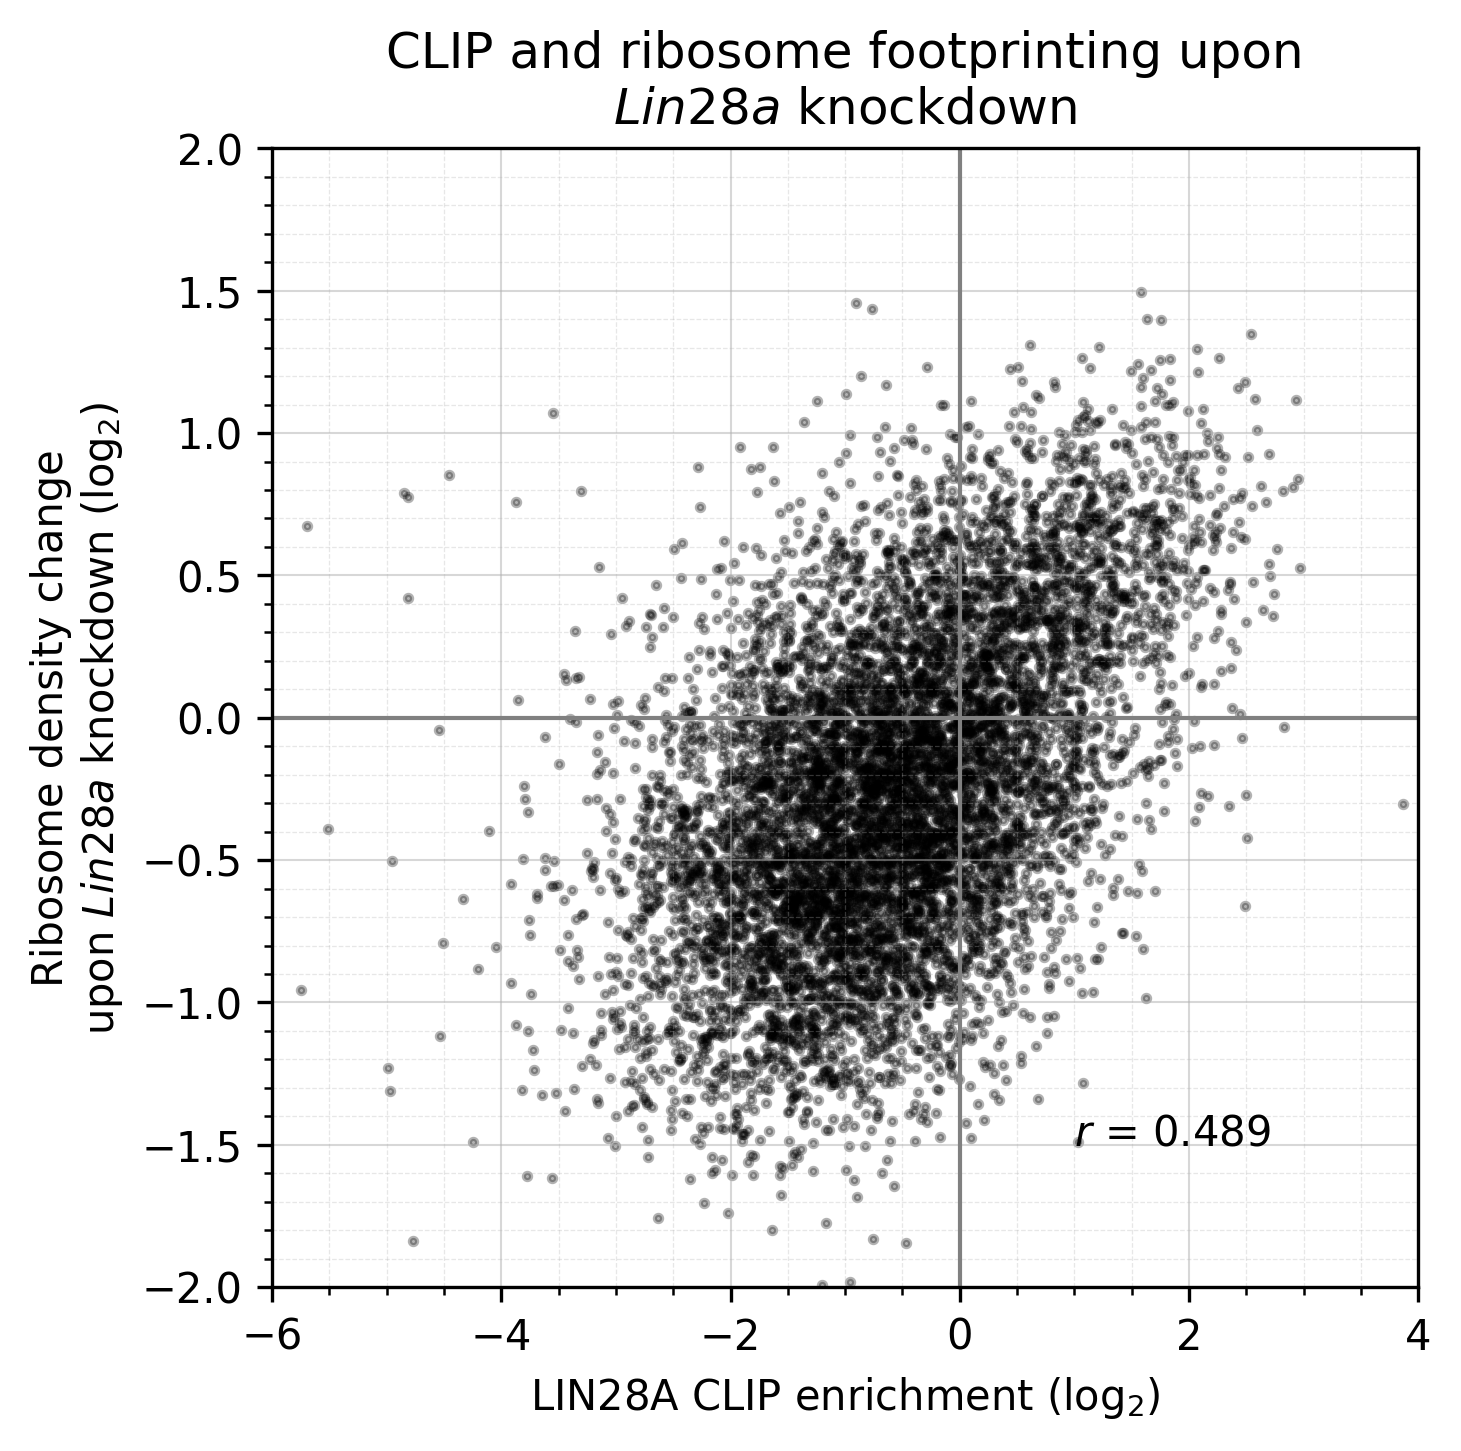

Write the Python code that produced this figure.
# cd /home/sehwahong/GuidedMission/01.result
# conda activate lab
# python scatter_plot_revised.py

#pip install scipy
import pandas as pd
import numpy as np
from matplotlib import pyplot as plt
from scipy.stats import pearsonr

# read read-counts.txt
cnts = pd.read_csv('read-counts.txt', sep='\t', comment='#', index_col=0)
print(cnts.columns)

# column 이름 정리: featureCounts가 경로를 붙였을 가능성 대비
cnts.columns = [col.split('/')[-1] for col in cnts.columns]
cnts.head()

# count column만 선택
count_cols = [
    'CLIP-35L33G.bam',
    'RNA-control.bam',
    'RNA-siLin28a.bam',
    'RNA-siLuc.bam',
    'RPF-siLin28a.bam',
    'RPF-siLuc.bam'
]

cnts[count_cols].dtypes

# 숫자형으로 변환
for c in count_cols:
    cnts[c] = pd.to_numeric(cnts[c], errors='coerce')

# library size normalization: CPM
cpm = cnts[count_cols].div(cnts[count_cols].sum(axis=0), axis=1) * 1_000_000
print(cpm.head())




# pseudocount로 0 division 방지
pc = 1

plotdf = pd.DataFrame(index=cnts.index)
plotdf['clip_enrichment_log2'] = np.log2(
    (cpm['CLIP-35L33G.bam'] + pc) / (cpm['RNA-control.bam'] + pc)
)

plotdf['rden_change_log2'] = np.log2(
    ((cpm['RPF-siLin28a.bam'] + pc) / (cpm['RNA-siLin28a.bam'] + pc)) /
    ((cpm['RPF-siLuc.bam'] + pc) / (cpm['RNA-siLuc.bam'] + pc))
)



# filtering 위해 RPKM 계산

# featureCounts length column 사용
# RPKM = reads / (gene_length_kb * total_mapped_reads_million)
rna_siluc_total_million = cnts['RNA-siLuc.bam'].sum() / 1_000_000
gene_length_kb = cnts['Length'] / 1000

cnts['RNA_siLuc_RPKM'] = cnts['RNA-siLuc.bam'] / (gene_length_kb * rna_siluc_total_million)

plotdf['RNA_siLuc_RPKM'] = cnts['RNA_siLuc_RPKM']



# 너무 low count인 gene 제거
plotdf['RNA_control_raw'] = cnts['RNA-control.bam']
plotdf['RPF_siLuc_raw'] = cnts['RPF-siLuc.bam']
plotdf = plotdf[
    (plotdf['RNA_control_raw'] >= 30) &
    (plotdf['RPF_siLuc_raw'] >= 80)
].replace([np.inf, -np.inf], np.nan).dropna()

r, p = pearsonr(plotdf['clip_enrichment_log2'], plotdf['rden_change_log2'])

fig, ax = plt.subplots(figsize=(5, 5))
ax.scatter(
    plotdf['clip_enrichment_log2'],
    plotdf['rden_change_log2'],
    s=3,
    alpha=0.3,
    color='black' 
)

# grid
ax.axhline(0, linewidth=1, color='gray')
ax.axvline(0, linewidth=1, color='gray')

# minor ticks + grid
ax.minorticks_on()
ax.grid(which='major', linestyle='-', linewidth=0.5, alpha=0.5)
ax.grid(which='minor', linestyle='--', linewidth=0.3, alpha=0.3)

# 축 범위: 논문 Figure 4D 느낌
ax.set_xlim(-6, 4)
ax.set_ylim(-2, 2)

# label
ax.set_xlabel('LIN28A CLIP enrichment (log$_2$)')
ax.set_ylabel('Ribosome density change\nupon $Lin28a$ knockdown (log$_2$)')
ax.set_title(f'CLIP and ribosome footprinting upon\n$Lin28a$ knockdown')

ax.text(1, -1.5, f'$r$ = {r:.3f}')

plt.subplots_adjust(left=0.18)
plt.tight_layout()
plt.savefig('scatter_plot_revised.png', dpi=300, bbox_inches='tight')
# plt.show()



# ============================================================
# Protein localization 정보를 이용해서 색깔 있는 plot 다시 그리기
# Figure 5B / S6A-like plot
# ============================================================

# mouselocalization 파일 읽기
mouselocal = pd.read_csv('/home/sehwahong/GuidedMission/00.data/mouselocalization-20210507.txt', sep='\t')

print(mouselocal.head())
print(mouselocal.columns)

# plotdf는 현재 index가 Geneid인 상태이므로 column으로 꺼내기
plotdf_local = plotdf.reset_index()

# reset_index 후 첫 column 이름 확인
print(plotdf_local.columns)

plotdf_local['Geneid_clean'] = plotdf_local['Geneid'].astype(str).str.replace(r'\.\d+$', '', regex=True)
mouselocal['gene_id_clean'] = mouselocal['gene_id'].astype(str).str.replace(r'\.\d+$', '', regex=True)

# mouselocal type 확인
print(mouselocal['type'].value_counts())

# merge
plotdf_local = plotdf_local.merge(
    mouselocal[['gene_id_clean', 'type']],
    left_on='Geneid_clean',
    right_on='gene_id_clean',
    how='left'
)

# merge 결과 확인
print(plotdf_local['type'].value_counts(dropna=False))


# filter out
plotdf_local = plotdf_local[
    (plotdf_local['RNA_siLuc_RPKM'] > 15) & 
    (plotdf_local['type'].isin(['nucleus', 'integral membrane', 'cytoplasm']))
].replace([np.inf, -np.inf], np.nan).dropna()

print(plotdf_local['type'].value_counts())


# 색 지정
color_dict = {
    'nucleus': '#377EB8',             # Set1 blue
    'integral membrane': '#E41A1C',   # Set1 red
    'cytoplasm': '#4DAF4A'            # Set1 green
}

label_dict = {
    'nucleus': 'Nucleus',
    'integral membrane': 'Integral membrane',
    'cytoplasm': 'Cytoplasm'
}


# 새 figure 생성
fig, ax = plt.subplots(figsize=(5.5, 5))

# plotting
for t in ['nucleus', 'integral membrane', 'cytoplasm']:
    sub = plotdf_local[plotdf_local['type'] == t]

    ax.scatter(
        sub['clip_enrichment_log2'],
        sub['rden_change_log2'],
        s=6,
        alpha=0.9,
        color=color_dict[t],
        label=f'{label_dict[t]}'
    )

# 기준선
ax.axhline(0, linewidth=1, color='gray')
ax.axvline(0, linewidth=1, color='gray')

# grid
ax.minorticks_on()
ax.grid(which='major', linestyle='-', linewidth=0.5, alpha=0.5)
ax.grid(which='minor', linestyle='--', linewidth=0.3, alpha=0.3)

# 축 범위: 논문 Figure 5B 느낌
ax.set_xlim(-6, 4)
ax.set_ylim(-2, 3)

# label
ax.set_xlabel('LIN28A CLIP enrichment (log$_2$)')
ax.set_ylabel('Ribosome density change\nupon $Lin28a$ knockdown (log$_2$)')
ax.set_title('Protein localization')

# legend
ax.legend(
    frameon=True,
    fancybox=False,
    edgecolor='black',
    fontsize=10,
    loc='upper left'
)

plt.subplots_adjust(left=0.20)
plt.tight_layout()
plt.savefig('scatter_plot_localization.png', dpi=300, bbox_inches='tight')
# plt.show()
